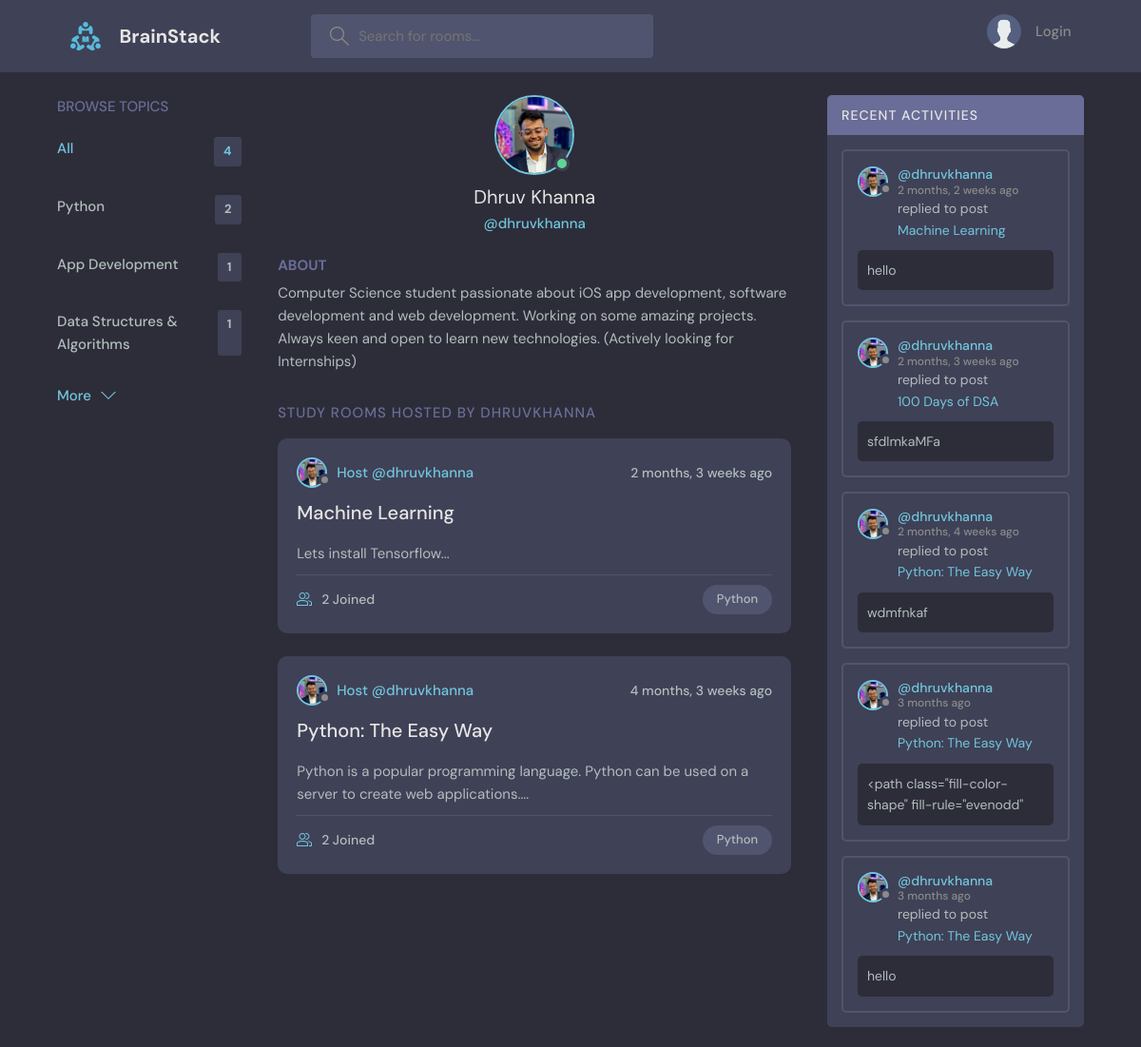
Page /profile/1/ on the earlier database version.
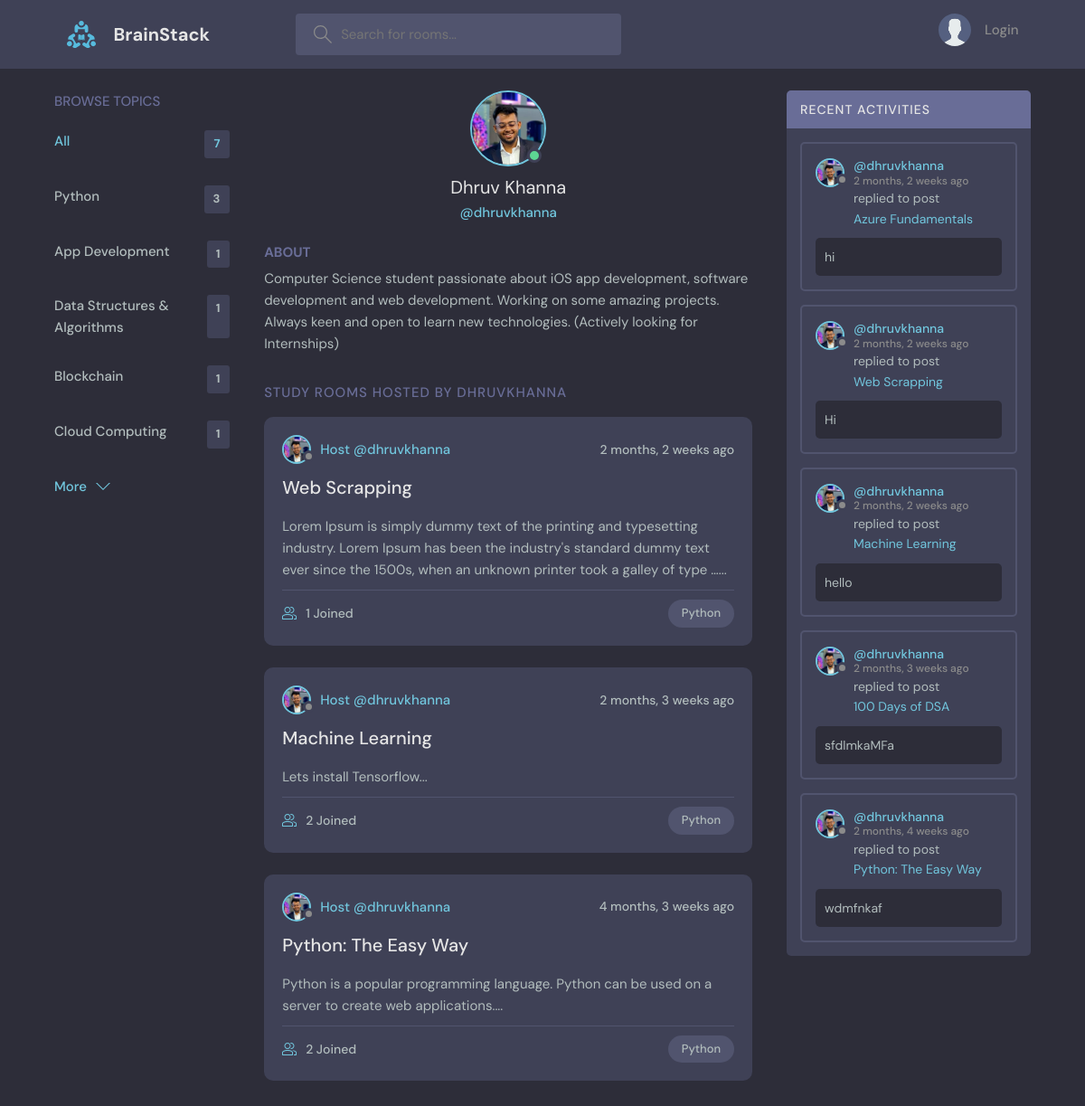
Same page on the later database version.
### base/models.py (models this page shows, shortened)
class Topic(models.Model):
    name = models.CharField(max_length=150)

class Room(models.Model):
    host = models.ForeignKey(User, on_delete = models.SET_NULL, null = True)
    topic = models.ForeignKey(Topic, on_delete = models.SET_NULL, null=True)
    name = models.CharField(max_length=200)
    description = models.TextField(null=True, blank=True)
    participants = models.ManyToManyField(User, related_name='participants', blank=True) #as User is already connected to host, so we add a related_name to connect User to participant
    updated = models.DateTimeField(auto_now=True)
    created = models.DateTimeField(auto_now_add=True)
    def __str__(self):
        return self.name
    class Meta:
        ordering = ['-created', '-updated'] # -created for reverse ordering else it will be in ascending order

class User(AbstractUser):
    name = models.CharField(max_length=200, null=True)
    username = models.CharField(max_length=150, unique=True)
    email = models.EmailField(unique=True, null=True)
    bio = models.TextField(null=True)
    avatar = models.ImageField(null=True, default="avatar.svg")
    USERNAME_FIELD = 'username'
    REQUIRED_FIELDS = []

class Message(models.Model):
    user = models.ForeignKey(User, on_delete = models.CASCADE)
    room = models.ForeignKey(Room, on_delete = models.CASCADE)  #models.CASCADE deletes the messages upon deletion of the Room
    body = models.TextField()
    updated = models.DateTimeField(auto_now=True)
    created = models.DateTimeField(auto_now_add=True)
    liked = models.ManyToManyField(User, default=True, blank=True, related_name='liked')
    def __str__(self):
        return self.body[0:50]
    class Meta:
        ordering = ['-created', '-updated']

### base/views.py (the view)
# urls.py: path('profile/<str:pk>/', views.user_profile, name="user-profile"),
def user_profile(request, pk):
    user = User.objects.get(id=pk)
    rooms = user.room_set.all()
    room_messages = user.message_set.all()[0:5]
    topics = Topic.objects.all()
    total_rooms = Room.objects.all().count()
    context = {
        'user': user,
        'rooms' : rooms,
        'room_messages' : room_messages,
        'topics' : topics,
        'total_rooms' : total_rooms
    }
    return render(request, 'base/profile.html', context)

### base/templates/base/profile.html (shortened to what this page needs)
{% extends 'main.html' %}
{% block content %}
  <main class="profile-page layout layout--3">
    <div class="container">
      {% include 'base/topics_component.html' %}
      <div class="roomList">
        <div class="profile">
          <div class="profile__avatar">
            <div class="avatar avatar--large active">
              <img src="{{user.avatar.url}}" />
            </div>
          </div>
          <div class="profile__info">
            <h3>{{ user.name }}</h3>
            <p>@{{user.username}}</p>
          </div>
          <div class="profile__about">
            <h3>About</h3>
            <p>
              {{user.bio}}
            </p>
          </div>
        </div>
        <div class="roomList__header">
          <div>
            <h2>Study Rooms Hosted by {{ user.username }}</a>
            </h2>
          </div>
        </div>
        <div>
          <div class="hide-scrollbar" style="overflow: scroll; height: 80vh;">
            {% include 'base/feed_component.html' %}
          </div>
        </div>
      </div>
      {% include 'base/activity_component.html' %}
    </div>
  </main>
{% endblock content %}

### base/templates/base/topics_component.html
<div class="topics">
    <div class="topics__header">
    <h2>Browse Topics</h2>
    </div>
    <ul class="topics__list">
    <li>
        <a href="{% url 'home' %}" class="active">All <span>{{ total_rooms }}</span></a>
    </li>
    {% for topic in topics %}
    <li>
        <a href="{% url 'home' %}?q={{ topic.name }}">{{ topic.name }}<span>{{ topic.room_set.all.count }}</span></a>
    </li>
    {% endfor %}
    </ul>
    <a class="btn btn--link" href="{% url 'topics' %}">
    More
    <svg version="1.1" xmlns="http://www.w3.org/2000/svg" width="32" height="32" viewBox="0 0 32 32">
        <title>chevron-down</title>
        <path d="M16 21l-13-13h-3l16 16 16-16h-3l-13 13z"></path>
    </svg>
    </a>
</div>

### base/templates/base/feed_component.html (shortened to what this page needs)
    {% for room in rooms %}
        <div class="roomListRoom">
            <div class="roomListRoom__header">
                <a href="{% url 'user-profile' room.host.id %}" class="roomListRoom__author">
                <div class="avatar avatar--small">
                    <img src="{{room.host.avatar.url}}" />
                </div>
                <span>Host @{{ room.host.username }}</span>
                </a>
                <div class="roomListRoom__actions">
                <span>{{ room.created|timesince }} ago</span>
                </div>
            </div>
            <div class="roomListRoom__content">
                <a href="{% url 'room' room.id %}">{{ room.name }}</a>
                <p>
                {{ room.description|truncatechars:200 }}...
                </p>
            </div>
            <div class="roomListRoom__meta">
                <a href="{% url 'room' room.id %}" class="roomListRoom__joined">
                {{ room.participants.all.count }} Joined
                </a>
                <p class="roomListRoom__topic">{{ room.topic.name }}</p>
            </div>
        </div>
    {% endfor %}

### base/templates/base/activity_component.html (shortened to what this page needs)
<div class="activities">
    <div class="activities__header">
    <h2>Recent Activities</h2>
    </div>
    {% for message in room_messages %}
        <div class="activities__box">
        <div class="activities__boxHeader roomListRoom__header">
            <a href="{% url 'user-profile' message.user.id %}" class="roomListRoom__author">
            <div class="avatar avatar--small">
                <img src="{{ message.user.avatar.url }}" />
            </div>
            <p>
                @{{message.user.username}}
                <span>{{ message.created|timesince}} ago</span>
            </p>
            </a>
        </div>
        <div class="activities__boxContent">
            <p>replied to post <a href="{% url 'room' message.room.id %}">{{ message.room }}</a></p>
            <div class="activities__boxRoomContent">
                {{ message }}
            </div>
        </div>
        </div>
    {% endfor %}
</div>

Differences in the rows shown:
no longer on this page (row unchanged): Message: user.avatar (picture), user.username "dhruvkhanna", created "3 months", room "Python: The Easy Way", body "<path class=\"fill-color-shape\" fill-rule=\"evenodd\""
no longer on this page (row unchanged): Message: user.avatar (picture), user.username "dhruvkhanna", created "3 months", room "Python: The Easy Way", body "hello"
computed for Topic "Python": room_set.all.count "2" → "3"
added Topic: name "Blockchain", room_set.all.count "1"
added Topic: name "Cloud Computing", room_set.all.count "1"
added Room: host.avatar (picture), host.username "dhruvkhanna", created "2 months, 2 weeks", name "Web Scrapping", description "Lorem Ipsum is simply dummy text of the printing and typesetting industry. Lorem Ipsum has been the industry's standard dummy text ever since the 1500s, when an unknown printer took a galley of type …", participants.all.count "1", topic.name "Python"
added Message: user.avatar (picture), user.username "dhruvkhanna", created "2 months, 2 weeks", room "Azure Fundamentals", body "hi"
added Message: user.avatar (picture), user.username "dhruvkhanna", created "2 months, 2 weeks", room "Web Scrapping", body "Hi"
Other differences:
{{ total_rooms }}: "4" → "7"
